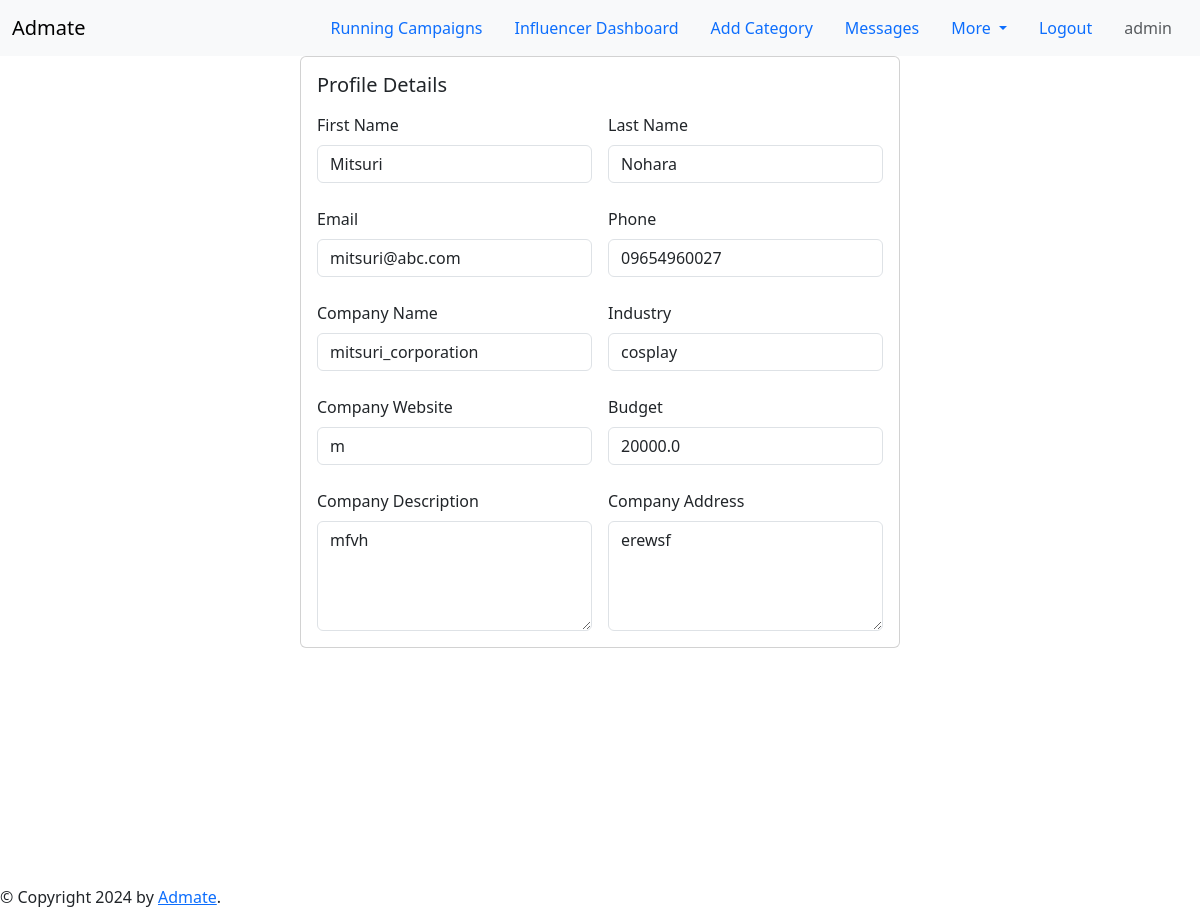
Page /profile_view_sponsor/mitsuri (signed in) on the committed database.
### application/models.py (models this page shows)
class SponsorProfile(db.Model):
    id = db.Column(db.Integer, primary_key=True)
    user = db.Column(db.String(20), db.ForeignKey('user.username'))
    first_name = db.Column(db.String(64))
    last_name = db.Column(db.String(64))
    email = db.Column(db.String(120), nullable=False)
    phone = db.Column(db.String(20), nullable=False)
    company_name = db.Column(db.String(64))
    company_address = db.Column(db.String(100), nullable=False)
    company_website = db.Column(db.String(100), nullable=False)
    company_description = db.Column(db.String(256), nullable=False)
    industry = db.Column(db.String(64))
    budget = db.Column(db.Float)

### application/routes.py (the view)
@app.route('/profile_view_sponsor/<user>')
def profile_view_sponsor(user):
    sponsor_profile = SponsorProfile.query.filter_by(user=user).first()
    return render_template('profile_view_sponsor.html', sponsor_profile=sponsor_profile)

### templates/profile_view_sponsor.html (shortened to what this page needs)
{% extends 'nav_link.html' %}
{% block content %}
<div class="centered-content">
    {% if session['username'] %}
        <div style="display: flex; justify-content: center;">
            <div class = 'card' style="width: 50%;">
                <div class="card-body">
                    <h5 class="card-title">Profile Details</h5>
                    <form method="post" class="row g-3">
                        <div class="col-md-6">
                            <div class = 'form-group mt-2'>
                                <label for="first_name" class="form-label" >First Name</label>
                                <input type="text" name="first_name" class="form-control" value="{{ sponsor_profile.first_name }}" readonly id="first_name" >
                            </div>
                        </div>
                        <div class="col-md-6">
                            <div class="form-group mt-2" >
                                <label for="last_name" class="form-label" >Last Name</label>
                                <input type="text" name="last_name" class="form-control" id="last_name" value="{{ sponsor_profile.last_name }}" readonly>
                            </div>
                        </div>
                        <div class="col-md-6" >
                            <div class="form-group mt-2" >
                                <label for="email" class="form-label" >Email</label>
                                <input type="email" name="email" class="form-control" id="email" value="{{ sponsor_profile.email }}" readonly>
                            </div>
                        </div>
                        <div class="col-md-6">
                            <div class="form-group mt-2" >
                                <label for="phone" class="form-label" >Phone</label>
                                <input type="tel" name="phone" class="form-control" id="phone" value="{{ sponsor_profile.phone }}" readonly>
                            </div>
                        </div>
                        <div class = "col-md-6">
                            <div class="form-group mt-2" >
                                <label for="company_name" class="form-label" >Company Name</label>
                                <input type="text" name="company_name" class="form-control" id="company_name" value="{{ sponsor_profile.company_name }}" readonly>
                            </div>
                        </div>
                        <div class = 'col-md-6'>
                            <div class="form-group mt-2" >
                                <label for="industry" class="form-label" >Industry</label>
                                <input type="text" name="industry" class="form-control" id="industry" value="{{ sponsor_profile.industry }}" readonly>
                            </div>
                        </div>
                        <div class="col-md-6" >
                            <div class="form-group mt-2" >
                                <label for="company_website" class="form-label" >Company Website</label>
                                <input type="text" name="company_website" class="form-control" id="company_website" value="{{ sponsor_profile.company_website }}" readonly>
                            </div>
                        </div>
                        <div class="col-md-6">
                            <div class="form-group mt-2">
                                <label for="budget" class="form-label" >Budget</label>
                                <input type="text" name="budget" class="form-control" id="budget" placeholder="₹" value="{{ sponsor_profile.budget }}" readonly>
                            </div>
                        </div>
                        <div class="col-md-6">
                            <div class="form-group mt-2" >
                                <label for="company_description" class="form-label" >Company Description</label>
                                <textarea name="company_description" class="form-control" id="company_description" rows="4" cols="50" readonly>{{ sponsor_profile.company_description }}</textarea>
                            </div>
                        </div>
                        <div class="col-md-6">
                            <div class="form-group mt-2">
                                <label for="company_address" class="form-label" >Company Address</label>
                                <textarea name="company_address" class="form-control" id="company_address" rows="4" cols="50" readonly>{{ sponsor_profile.company_address }}</textarea>
                            </div>
                        </div>
                    </form>
                </div>
            </div>
        </div>
    {% endif %}
</div>
{% endblock content %}

### rows in the picture
SponsorProfile: first_name "Mitsuri", last_name "Nohara", email "mitsuri@abc.com", phone "09654960027", company_name "mitsuri_corporation", industry "cosplay", company_website "m", budget "20000.0", company_description "mfvh", company_address "erewsf"

### other values in the picture
{{ session['username'] }} "admin"
